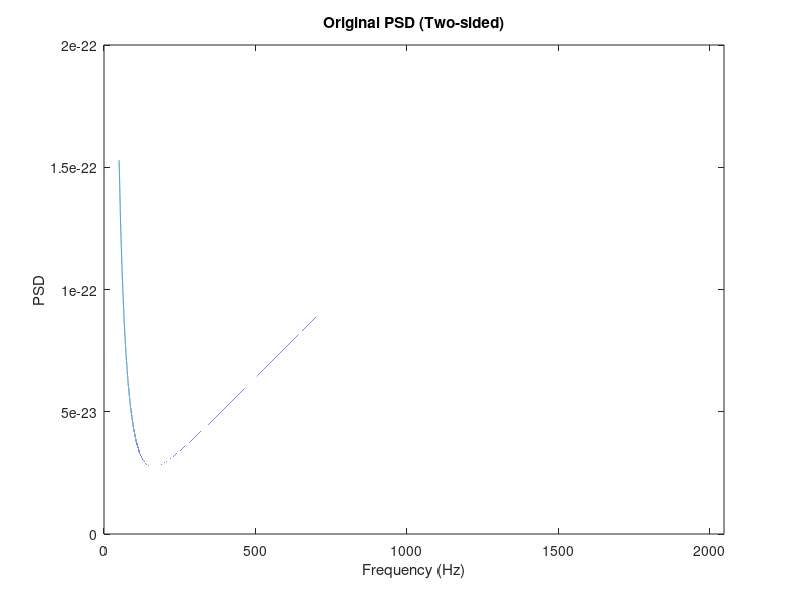

Source code (MATLAB): (Note: this script raises an error after producing the figure.)
%Load PSD 
y = load('iLIGOSensitivity.txt','-ascii');
freqs = y(:,1);
sqrtPSD = y(:,2);


%Freq
Fs = 16384;
num=3;
T_sig=54;

N = num*T_sig*Fs; %Total number of Time Samples

T = N/Fs;
timeVec = (0:(N-1))/Fs;

% fvec = freqs(1):(1/T):freqs(end);
fvec = 0:(1/T):(Fs/2);

%Interpolation
interPSD = interp1(freqs,sqrtPSD, fvec);

% Modifications
minidx = find(fvec==50);
maxidx = find(fvec==700);

Sn50 = interPSD(minidx);
Sn700 = interPSD(maxidx);

interPSD(1:minidx) = Sn50;
interPSD(maxidx:end) = Sn700;

figure;
plot(fvec,interPSD);
xlabel('Frequency (Hz)');
ylabel('PSD');
xlim([0,2048]);
title("Original PSD (Two-sided)")

%Make colored Noise
fltrOrdr = 500;

outNoise = statgaussnoisegen(N,[fvec(:),interPSD(:)],fltrOrdr,Fs);

%Estimate PSD using Welch's Method
[pxx,f]=pwelch(outNoise, 256,[],[],Fs);
figure;
plot(f,pxx);
xlabel('Frequency (Hz)');
ylabel('PSD');
xlim([0,2048]);
title("Estimated PSD (One-sided)")
% Plot the colored noise realization
% figure;     
% plot(timeVec,outNoise);
% xlabel("Time");
% ylabel("Magnitude");
% title("Colored Noise");
% figure;
% histogram(outNoise);
% title("Histogram of Colored Noise");



